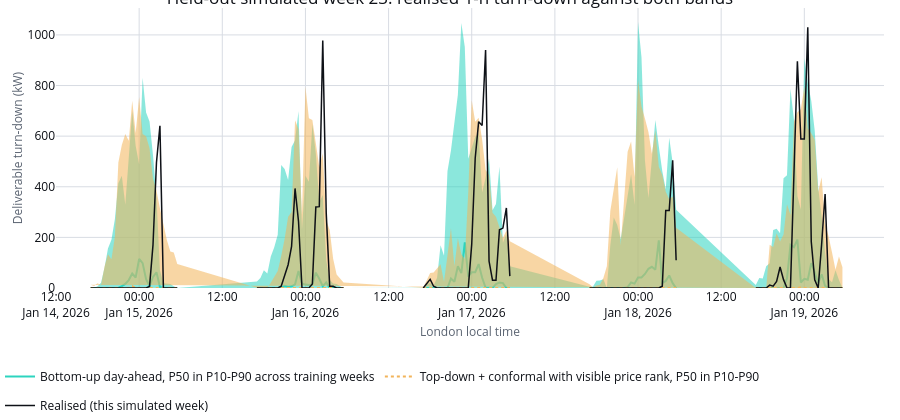

The notebook cell this image was saved under:
### Markdown cell above
## 6. One test week, drawn

The first held-out week: the realised deliverable (one simulated week, a single draw), the
bottom-up day-ahead band from the training weeks, and the top-down conformal band with the
visible price rank (d′). Each band is
P10–P90 with its P50 as the line; in a calibrated band about one half-hour in five falls outside.
The bottom-up band follows the time of night, the same for every week; the top-down band also
moves with this week's weather, what the fleet did two nights earlier and where the visible
prices put the cheap half-hours.

### Code cell
week = int(split_worlds["test"][0])
week_rows = test.loc[
    (test["world_id"] == week) & (test["enrolled_evs"] == VEHICLE_COUNT)
].sort_values("slot_index")
# Every study slot of nights 2-6 on the x axis, so the dropped afternoon half-hours leave a gap
# in the lines instead of joining one night to the next.
week_plot = base.study_slots.loc[
    base.study_slots["night_index"] >= 2, ["slot_index", "interval_start_london"]
].merge(week_rows.drop(columns="interval_start_london"), on="slot_index", how="left")

week_figure = go.Figure()
band_and_line(
    week_figure,
    week_plot["interval_start_london"],
    week_plot["bottom_up_p10"],
    week_plot["bottom_up_p50"],
    week_plot["bottom_up_p90"],
    name="Bottom-up day-ahead, P50 in P10-P90 across training weeks",
    colour=SERIES_COLOURS["selected"],
)
band_and_line(
    week_figure,
    week_plot["interval_start_london"],
    week_plot["conformal_price_p10"],
    week_plot["conformal_price_p50"],
    week_plot["conformal_price_p90"],
    name="Top-down + conformal with visible price rank, P50 in P10-P90",
    colour=SERIES_COLOURS["difference"],
    dash="dot",
)
week_figure.add_trace(
    go.Scatter(
        x=week_plot["interval_start_london"],
        y=week_plot[TARGET],
        mode="lines",
        line={"color": LIGHT_INK, "width": 1.5},
        name="Realised (this simulated week)",
    )
)
week_figure.update_layout(
    title=f"Held-out simulated week {week}: realised 1-h turn-down against both bands",
    xaxis_title="London local time",
    yaxis_title="Deliverable turn-down (kW)",
    yaxis_rangemode="tozero",
)
apply_notebook_style(week_figure, height=420)
week_figure.show()

### Figure 1 — Plotly figure (JSON) as saved in the notebook; plotly's stock layout.template omitted (floating-point values rounded to 4 significant figures; data arrays with more than 128 entries replaced by an {"elided": "..."} marker saying what was removed)
{"data": [{"hoverinfo": "skip", "legendgroup": "Bottom-up day-ahead, P50 in P10-P90 across training weeks", "line": {"color": "#2DD4BF", "width": 0}, "mode": "lines", "name": "Bottom-up day-ahead, P50 in P10-P90 across training weeks", "showlegend": false, "x": {"elided": "240 str values"}, "y": {"elided": "240 float values"}, "type": "scatter"}, {"fill": "tonexty", "fillcolor": "rgba(45,212,191,0.55)", "hoverinfo": "skip", "legendgroup": "Bottom-up day-ahead, P50 in P10-P90 across training weeks", "line": {"color": "#2DD4BF", "width": 0}, "mode": "lines", "name": "Bottom-up day-ahead, P50 in P10-P90 across training weeks", "showlegend": false, "x": {"elided": "240 str values"}, "y": {"elided": "240 float values"}, "type": "scatter"}, {"legendgroup": "Bottom-up day-ahead, P50 in P10-P90 across training weeks", "line": {"color": "#2DD4BF", "dash": "solid", "width": 2.0}, "mode": "lines", "name": "Bottom-up day-ahead, P50 in P10-P90 across training weeks", "showlegend": true, "x": {"elided": "240 str values"}, "y": {"elided": "240 float values"}, "type": "scatter"}, {"hoverinfo": "skip", "legendgroup": "Top-down + conformal with visible price rank, P50 in P10-P90", "line": {"color": "#F2B45A", "width": 0}, "mode": "lines", "name": "Top-down + conformal with visible price rank, P50 in P10-P90", "showlegend": false, "x": {"elided": "240 str values"}, "y": {"elided": "240 float values"}, "type": "scatter"}, {"fill": "tonexty", "fillcolor": "rgba(242,180,90,0.55)", "hoverinfo": "skip", "legendgroup": "Top-down + conformal with visible price rank, P50 in P10-P90", "line": {"color": "#F2B45A", "width": 0}, "mode": "lines", "name": "Top-down + conformal with visible price rank, P50 in P10-P90", "showlegend": false, "x": {"elided": "240 str values"}, "y": {"elided": "240 float values"}, "type": "scatter"}, {"legendgroup": "Top-down + conformal with visible price rank, P50 in P10-P90", "line": {"color": "#F2B45A", "dash": "dot", "width": 2.0}, "mode": "lines", "name": "Top-down + conformal with visible price rank, P50 in P10-P90", "showlegend": true, "x": {"elided": "240 str values"}, "y": {"elided": "240 float values"}, "type": "scatter"}, {"line": {"color": "#0E1117", "width": 1.5}, "mode": "lines", "name": "Realised (this simulated week)", "x": {"elided": "240 str values"}, "y": {"elided": "240 float values"}, "type": "scatter"}], "layout": {"yaxis": {"title": {"text": "Deliverable turn-down (kW)"}, "rangemode": "tozero"}, "title": {"text": "Held-out simulated week 23: realised 1-h turn-down against both bands"}, "xaxis": {"title": {"text": "London local time"}}, "margin": {"b": 132}, "height": 420, "paper_bgcolor": "#FFFFFF", "plot_bgcolor": "#FFFFFF"}}
